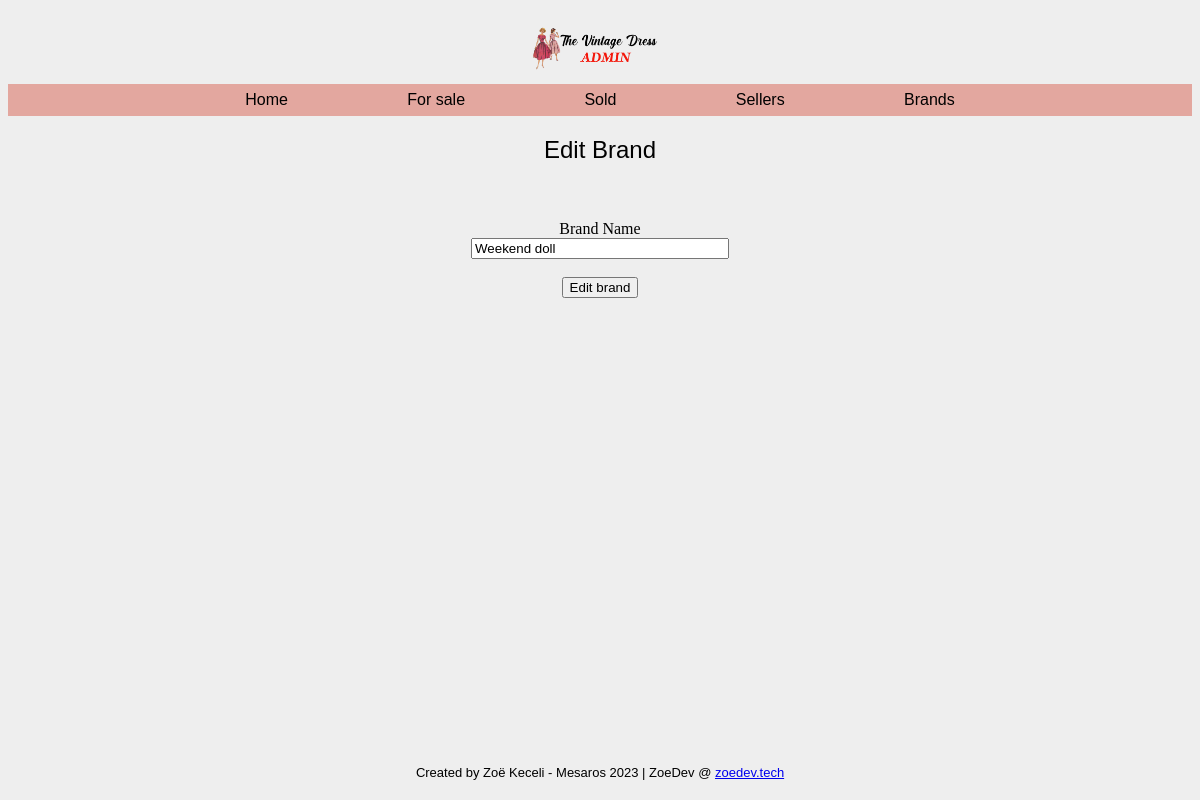
Page /brand-edit.php?id=2 on the earlier database version.
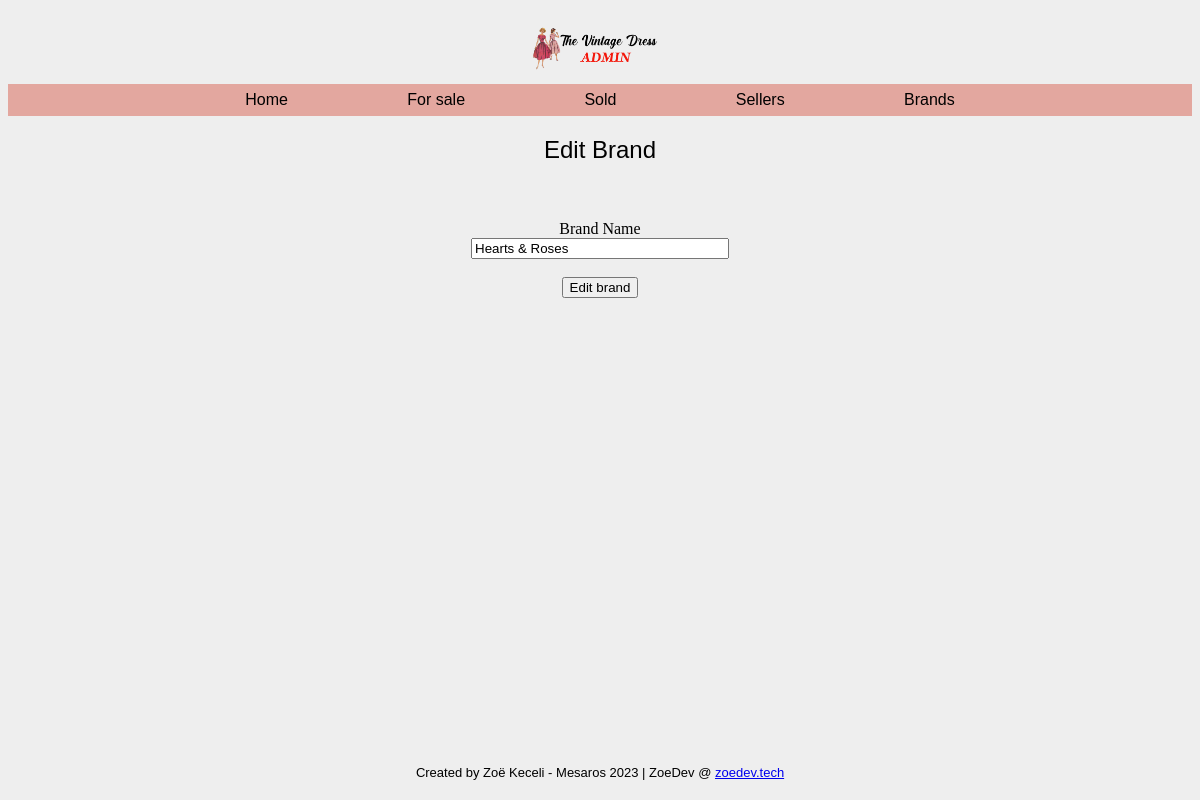
Same page on the later database version.
### tables this page shows
CREATE TABLE `brands` (
  `id` int(11) NOT NULL,
  `name` varchar(32) NOT NULL
);

### brand-edit.php (called while the page is built)
<?php
require 'controller/brand-controller.php';
require 'classes/view/brand-view.php';
require 'classes/model/brand-model.php';
$pdo = require 'partials/connect.php';
$brandModel = new BrandModel($pdo);
$brandView = new BrandView();
$brandController = new BrandController($brandModel, $brandView);
include 'partials/header.php';
include 'partials/nav.php';
$brandController->edit();
include 'partials/footer.php';

### classes/model/db.php (called while the page is built, shortened)
<?php
class DB
{
    public function __construct(PDO $pdo)
    {
        $this->pdo = $pdo;
    }
}

### classes/model/brand-model.php (called while the page is built, shortened)
<?php
require_once 'db.php';
class BrandModel extends DB
{
    protected $table = "brands";
    public function getBrand(int $id)
    {
        $sql = "SELECT * FROM {$this->table} WHERE id= ?";
        $statement = $this->pdo->prepare($sql);
        $statement->execute([$id]);
        return $statement->fetchAll();
    }
}

### classes/view/brand-view.php (the view, shortened to what this page needs)
<?php
class BrandView
{
    public function renderEditBrandForm($brand)
    {
        echo "<h2>Edit Brand</h2>";
        echo "<form class='centerForm' action='form-handlers/brand-edit-form-handler.php' method='post'>";
        echo "<br>";
        echo "<input type='hidden' value='{$brand[0]['id']}' name='id'><br>";
        echo "<label for='{$brand[0]['name']}'>Brand Name<br></label><input type='text' value='{$brand[0]['name']}' name='name' ><br><br>";
        echo "<button type='submit'>Edit brand</button>";
        echo "</form>";
    }
}

Differences in the rows shown:
changed brands: name "Weekend doll" → "Hearts & Roses"
